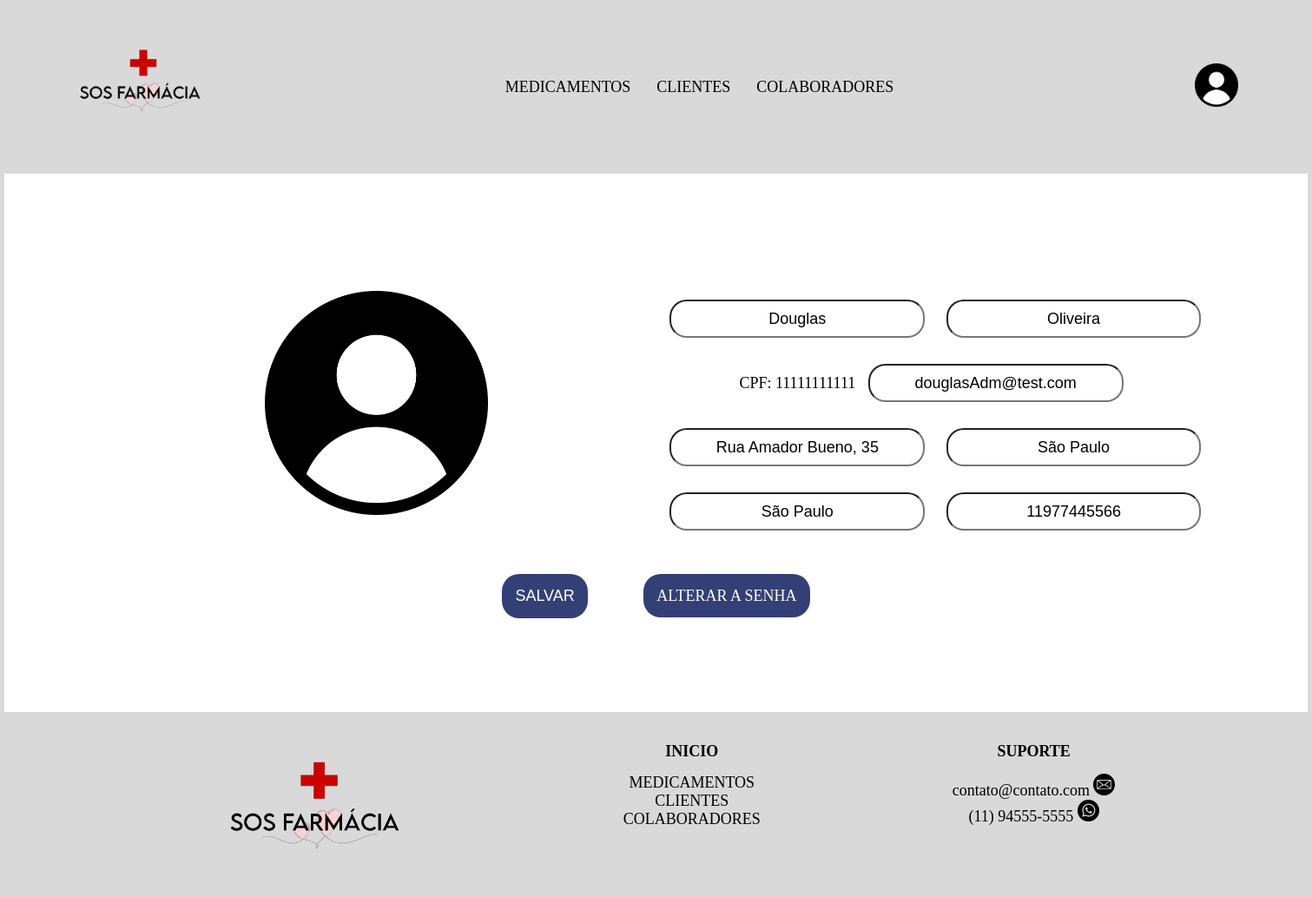
The page /tcc2.1/apresentaPerfil.php (signed in) on the database its author committed.
### tables this page shows
CREATE TABLE IF NOT EXISTS `usuario`(
  `cpf` varchar(11) NOT NULL,
  `nome` varchar(20) NOT NULL,
  `sobrenome` varchar(20) NOT NULL,
  `telefone` varchar(11) NOT NULL,
  `estado` varchar(15) NOT NULL,
  `cidade` varchar(50) NOT NULL,
  `endereco` varchar(60) NOT NULL,
  `nivelAcess` varchar(15) NOT NULL,
  `sexo` varchar(10) NOT NULL,
  `email` varchar(50) NOT NULL,
  `senha` varchar(10) NOT NULL,
  PRIMARY KEY (`cpf`),
  UNIQUE KEY `senha` (`senha`)
);

### tcc2.1/apresentaPerfil.php (called while the page is built)
<?php
    include_once "View/head.php";
    include_once "View/menuSemPesquisa.php";
    include_once "View/perfil.php";
    include_once "View/footer.php";
?>

### tcc2.1/View/perfil.php (the view, shortened to what this page needs)
<?php
	include_once "action_php/conexao_bd.php";
		$id = $_SESSION['cpf'];
		$sql = "SELECT * FROM usuario WHERE cpf = '$id'";
		$resultado = mysqli_query($connection,$sql);
		$dados = mysqli_fetch_array($resultado);
?>
<form action="action_php/alterar.php" method="get">
    <div class="formsCriar">
    <div class="divs"><img src="img/user.png" alt=""></div>
            <div class="divs">
            <input type="text" name="nome" placeholder="Nome" value="<?php echo $dados['nome'];?>">
            <input type="text" name="sobrenome" placeholder="Sobrenome" value="<?php echo $dados['sobrenome'];?>">
            <label for="">CPF: <?php echo $dados['cpf'];?></label>
            <input type="email" name="" placeholder="E-mail" value="<?php echo $dados['email'];?>">
            <input type="text" name="" placeholder="Endereço" value="<?php echo $dados['endereco'];?>">
            <input type="text" name="" placeholder="Cidade" value="<?php echo $dados['cidade'];?>">
            <input type="text" name="" placeholder="Estado" value="<?php echo $dados['estado'];?>">
            <input type="text" name="" placeholder="Telefone" value="<?php echo $dados['telefone'];?>">
            </div>
</div>
<button href="" type="submit" class="botaoADD">SALVAR</button>
<a href="alteraSenha.php" class="botaoADD">ALTERAR  A SENHA</a>
</form>

### tcc2.1/css/style.css (style rules this page uses)
* { margin: 0; padding: 0; font-size: 18px; text-align: center; }
* a { text-decoration: none; color: black; }
* body { background: #D9D9D9; }
* input { border-radius: 20px; }
* button { border: 0; }
.botaoADD { color:#fff; background: #334075; padding: 15px; border-radius: 20px; margin: 30px; }
div.formsCriar { margin-top: 100px; display: flex; justify-content: center; margin-bottom: ; }
div.divs { width: 45%; padding: ; }
div.divs label { width: 40%; }
div.divs img { width: 40%; }
div.divs input[type="text"], input[type="number"], input[type="email"], input[type="password"], input[type="date"] { width: 45%; height: 40px; margin: 10px; margin-bottom: 20px; border-radius: 20px; }

### rows shown on the page
usuario: nome "Douglas", sobrenome "Oliveira", cpf "11111111111", email "douglasAdm@test.com", endereco "Rua Amador Bueno, 35", cidade "São Paulo", estado "São Paulo", telefone "11977445566"
